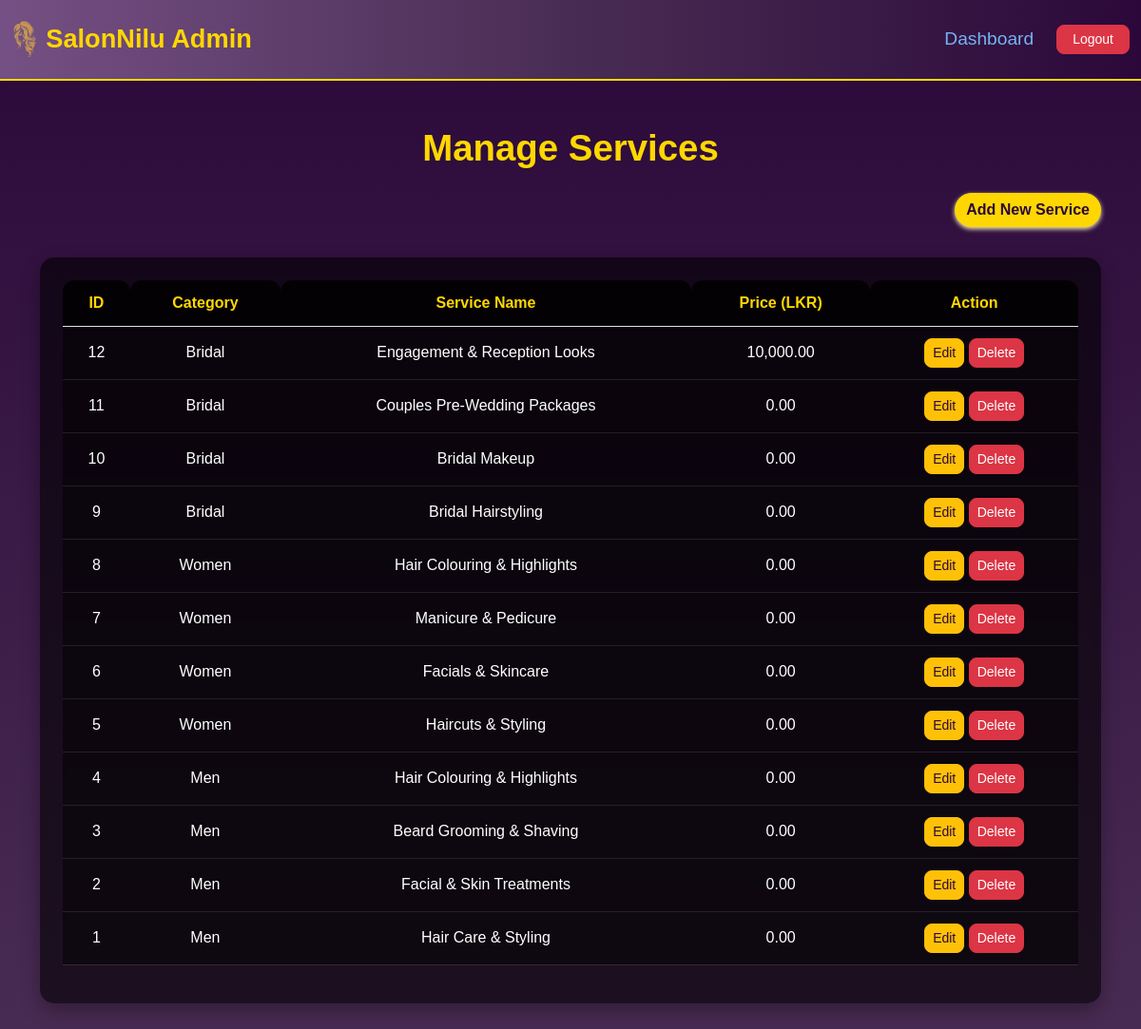
Before: /manage_services.php with the older database file.
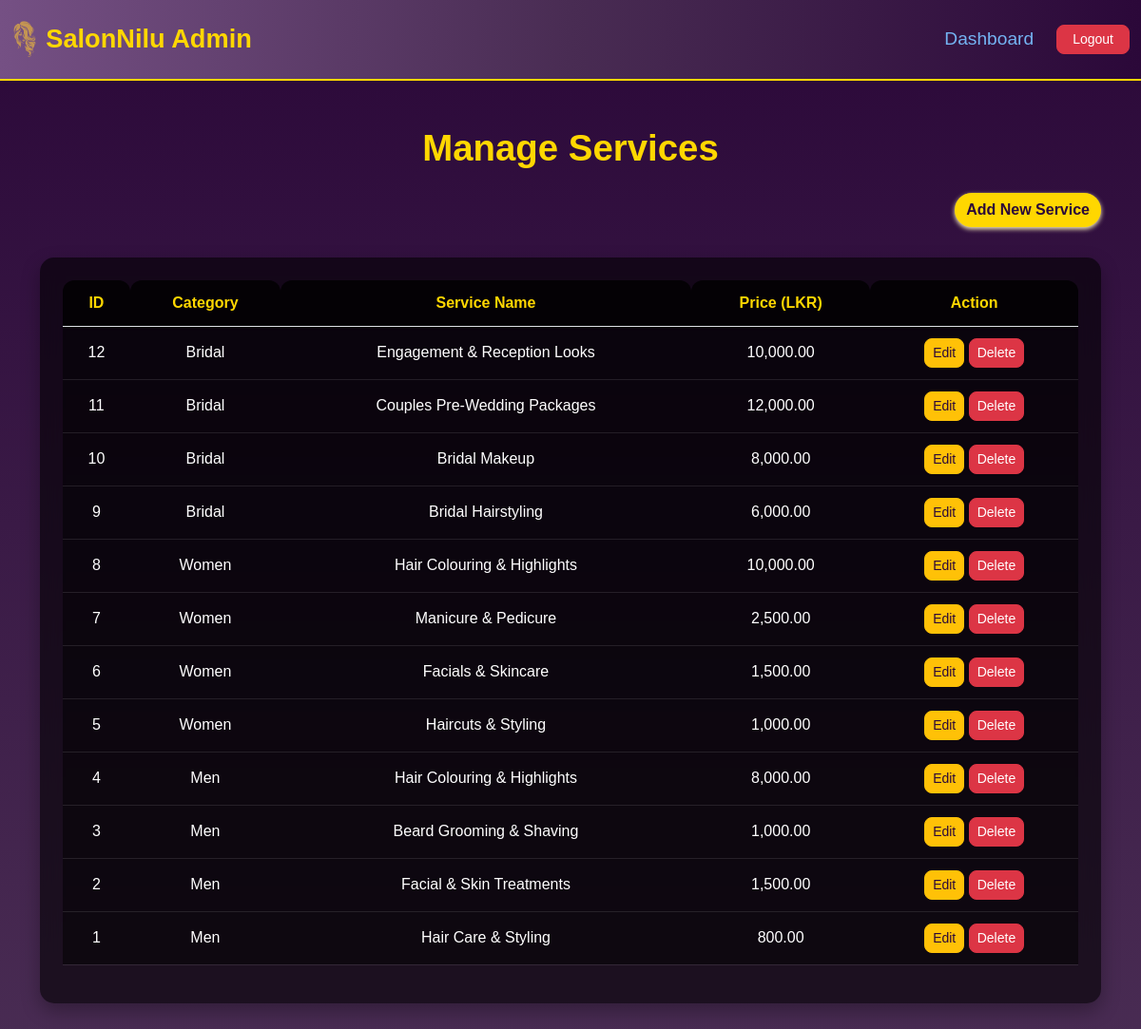
After: the same page with the newer database file.
### tables this page shows
CREATE TABLE IF NOT EXISTS `services` (
  `id` int NOT NULL AUTO_INCREMENT,
  `category` enum('Men','Women','Bridal') NOT NULL,
  `service_name` varchar(100) NOT NULL,
  `price` decimal(10,2) DEFAULT '0.00',
  `created_at` timestamp NULL DEFAULT CURRENT_TIMESTAMP,
  PRIMARY KEY (`id`)
);

### manage_services.php (the view, shortened to what this page needs)
<?php
include 'db_connect.php';
$services = $conn->query("SELECT * FROM services ORDER BY id DESC");
?>
<!DOCTYPE html>
<html lang="en">
<head>
    <link href="https://cdn.jsdelivr.net/npm/bootstrap@5.3.0/dist/css/bootstrap.min.css" rel="stylesheet">
    <link rel="stylesheet" href="css/commoncomponents.css">
    <link rel="stylesheet" href="css/manage_services.css">
</head>
<body>
<nav class="navbar navbar-expand-lg shadow-sm py-3">
    <div class="container-fluid">
        <a class="navbar-brand d-flex align-items-center" href="admin_dashboard.php">
            <img src="images/homepage/logo.png" alt="Logo" class="logo me-2">
            <span class="brand-name">SalonNilu Admin</span>
        </a>
        <div class="collapse navbar-collapse" id="navbarNav">
            <ul class="navbar-nav ms-auto align-items-lg-center">
                <li class="nav-item">
                    <a href="admin_dashboard.php" class="nav-link">Dashboard</a>
                </li>
                <li class="nav-item ms-lg-3">
                    <a href="logout.php" class="btn btn-danger btn-sm px-3">Logout</a>
                </li>
            </ul>
        </div>
    </div>
</nav>
<div class="container py-5">
    <h2 class="text-center mb-4" style="color:#ffd700;">Manage Services</h2>
    <div class="mb-3 text-end">
        <a href="add_service.php" class="btn btn-primary">Add New Service</a>
    </div>
    <div class="table-responsive">
        <table class="table table-hover text-center align-middle">
            <thead>
                <tr>
                    <th>ID</th>
                    <th>Category</th>
                    <th>Service Name</th>
                    <th>Price (LKR)</th>
                    <th>Action</th>
                </tr>
            </thead>
            <tbody>
                <?php while($row = $services->fetch_assoc()): ?>
                    <tr>
                        <td><?php echo $row['id']; ?></td>
                        <td><?php echo $row['category']; ?></td>
                        <td><?php echo $row['service_name']; ?></td>
                        <td><?php echo number_format($row['price'],2); ?></td>
                        <td>
                            <a href="edit_service.php?id=<?php echo $row['id']; ?>" class="btn btn-sm btn-warning">Edit</a>
                            <a href="manage_services.php?delete=<?php echo $row['id']; ?>" class="btn btn-sm btn-danger" onclick="return confirm('Are you sure?')">Delete</a>
                        </td>
                    </tr>
                <?php endwhile; ?>
            </tbody>
        </table>
    </div>
</div>
</body>
</html>

### css/commoncomponents.css (style rules this page uses)
.logo { height:40px; width:auto; }
.navbar { background: linear-gradient(to right, rgb(117, 80, 132), rgb(73, 44, 83), rgb(43, 8, 57)); border-bottom: 2px solid gold;; }
.brand-name { font-weight: 700; font-size: 1.7rem; color:rgb(255, 215, 0); }
.navbar-nav .nav-link { color: rgb(116, 180, 243); font-size: 1.2rem; font-weight: 500; padding: 0.5px 2px; transition: all 0.3s ease; margin-left: 10px; }
.btn-primary { font-size: 1rem; background-color: rgb(255, 215, 0); border:none; border-radius: 15px; color:rgb(74, 35, 90); font-weight: bold; box-shadow: 0 2px 5px rgb(250, 242, 193); transition: all 0.3s ease; }
body { background: linear-gradient(to bottom, rgb(43, 8, 57), rgb(115, 87, 126));; }

### css/manage_services.css (style rules this page uses)
body { background: linear-gradient(to bottom, rgb(43, 8, 57), rgb(73, 44, 83)); color: #fff; font-family: Arial, sans-serif; min-height: 100vh; margin: 0; padding: 0; }
h2 { font-size: 2.4rem; font-weight: bold; }
.table-responsive { background: rgba(0, 0, 0, 0.6); border-radius: 15px; padding: 1.5rem; backdrop-filter: blur(10px); box-shadow: 0 8px 20px rgba(0, 0, 0, 0.3); margin-top: 2rem; }
.table { width: 100%; border-collapse: collapse; }
.table th { color: #FFD700; font-weight: 600; text-align: center; background: rgba(0, 0, 0, 0.8); padding: 12px; border-radius: 12px 12px 0 0; }
.table td { color: #fff; background: rgba(0, 0, 0, 0.5); border-color: rgba(255, 255, 255, 0.1); vertical-align: middle; text-align: center; padding: 12px; }
.btn-sm { padding: 0.25rem 0.5rem; font-size: 0.875rem; border-radius: 8px; transition: 0.3s; }
.btn-warning { background-color: rgb(255, 193, 7); color: rgb(43, 8, 57); }
.btn-danger { background-color: rgb(220, 53, 69); }
.btn-primary { background-color: rgb(255, 215, 0); color: rgb(43, 8, 57); font-weight: bold; border-radius: 20px; transition: all 0.3s ease; }

Changed rows visible on the page:
changed services "Couples Pre-Wedding Packages": price "0.00" → "12,000.00"
changed services "Bridal Makeup": price "0.00" → "8,000.00"
changed services "Bridal Hairstyling": price "0.00" → "6,000.00"
changed services id 8: price "0.00" → "10,000.00"
changed services "Manicure & Pedicure": price "0.00" → "2,500.00"
changed services "Facials & Skincare": price "0.00" → "1,500.00"
changed services "Haircuts & Styling": price "0.00" → "1,000.00"
changed services id 4: price "0.00" → "8,000.00"
changed services "Beard Grooming & Shaving": price "0.00" → "1,000.00"
changed services "Facial & Skin Treatments": price "0.00" → "1,500.00"
changed services "Hair Care & Styling": price "0.00" → "800.00"
